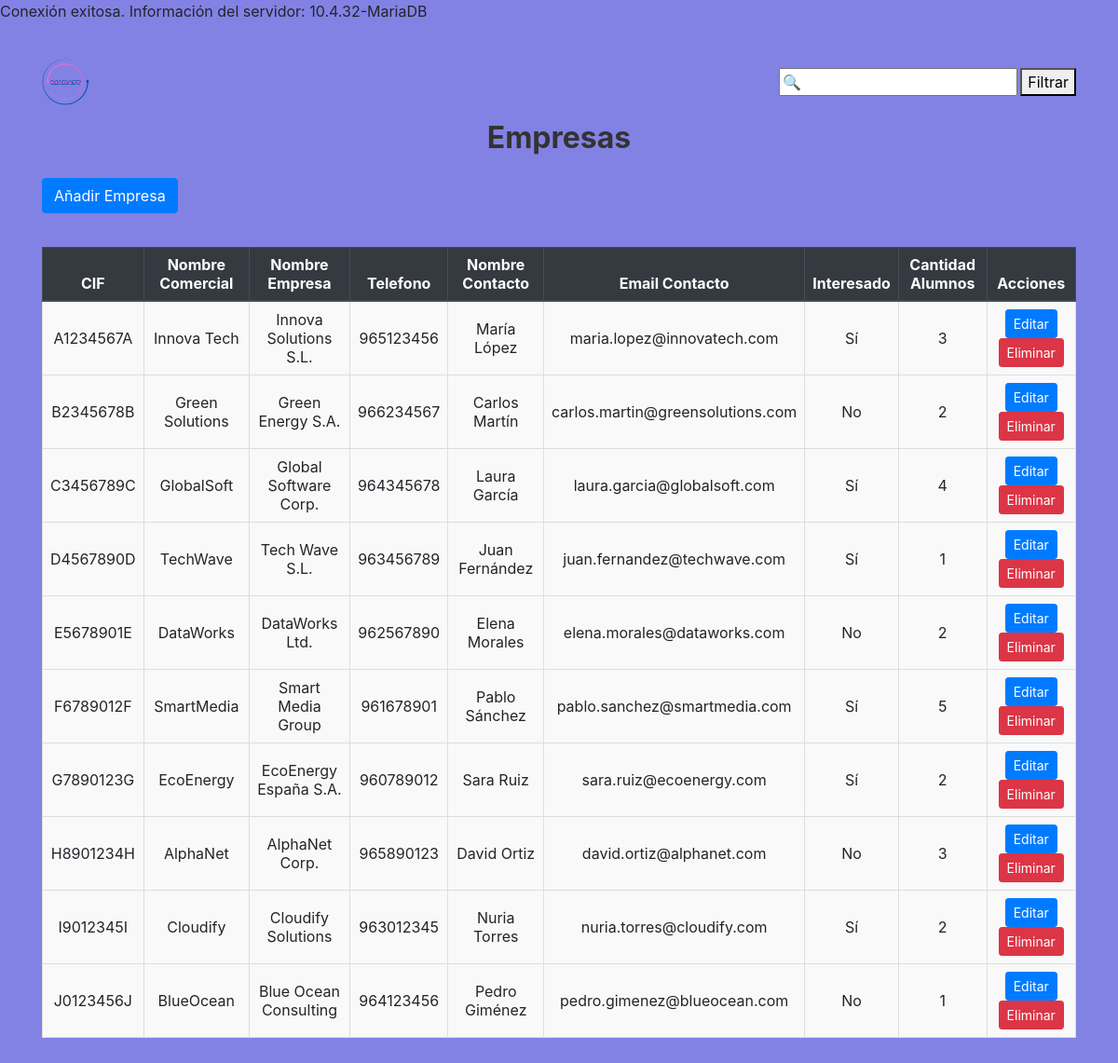
The app's page /code/empresas.php with its own data.
### tables this page shows
CREATE TABLE empresas (
	id int UNSIGNED AUTO_INCREMENT PRIMARY KEY,
	cif char(9) UNIQUE, 
	nombre_comercial varchar(100) NOT NULL,
	nombre_empresa varchar(100),
	telefono_empresa varchar(50),
	nombre_contacto varchar(255),
	telefono_contacto varchar(50),
	email_contacto varchar(255),
	direccion varchar(255),
	interesado tinyint(1),
	cantidad_alumnos TINYINT UNSIGNED,
	notas text
);

### code/empresas.php (the view, shortened to what this page needs)
<?php
require 'conexion.php';
$query = "SELECT id, cif, nombre_comercial, nombre_empresa, telefono_empresa, nombre_contacto, email_contacto, interesado, cantidad_alumnos
          FROM empresas";
$result = $mysqli->query($query);
?>
<!DOCTYPE html>
<html lang="es">
<head>
    <link rel="stylesheet" href="https://stackpath.bootstrapcdn.com/bootstrap/4.5.2/css/bootstrap.min.css">
    <link rel="stylesheet" href="alumno.css">
</head>
<body>
    <div class="container container-alumnos my-4">
        <header class="d-flex justify-content-between align-items-center mb-3">
            <img src="logo.png" alt="logo" style="height: 50px;">
            <div class="busqueda">
                <input type="text" id="searchFilter" placeholder="🔍">
                <button id="searchButton">Filtrar</button>
            </div>
        </header>
        <h1 class="page-title text-center mb-4">Empresas</h1>
        <div class="mb-3">
            <a href="gestionEmpresa.php" class="btn btn-primary">Añadir Empresa</a>
        </div>
        <div class="table-responsive">
            <table class="table table-hover table-alumnos">
                <thead class="thead-dark">
                    <tr>
                        <th>CIF</th>
                        <th>Nombre Comercial</th>
                        <th>Nombre Empresa</th>
                        <th>Telefono</th>
                        <th>Nombre Contacto</th>
                        <th>Email Contacto</th>
                        <th>Interesado</th>
                        <th>Cantidad Alumnos</th>
                        <th>Acciones</th>
                    </tr>
                </thead>
                <tbody>
                    <?php if ($result->num_rows > 0): ?>
                        <?php while ($empresa = $result->fetch_assoc()): ?>
                            <tr>
                                <td><?php echo htmlspecialchars($empresa['cif']); ?></td>
                                <td><?php echo htmlspecialchars($empresa['nombre_comercial']); ?></td>
                                <td><?php echo htmlspecialchars($empresa['nombre_empresa']); ?></td>
                                <td><?php echo htmlspecialchars($empresa['telefono_empresa']); ?></td>
                                <td><?php echo htmlspecialchars($empresa['nombre_contacto']); ?></td>
                                <td><?php echo htmlspecialchars($empresa['email_contacto']); ?></td>
                                <td><?php echo $empresa['interesado'] ? 'Sí' : 'No'; ?></td>
                                <td><?php echo htmlspecialchars($empresa['cantidad_alumnos']); ?></td>
                                <td>
                                    <a href="gestionEmpresa.php?id=<?php echo urlencode($empresa['id']); ?>" class="btn btn-sm btn-primary">Editar</a>
                                    <form method="POST" style="display: inline;">
                                        <button type="submit" name="delete" class="btn btn-sm btn-danger" onclick="return confirm('¿Está seguro de que desea eliminar esta empresa?');">Eliminar</button>
                                    </form>
                                </td>
                            </tr>
                        <?php endwhile; ?>
                    <?php else: ?>
                        <tr>
                            <td colspan="9" class="text-center">No hay empresas registradas.</td>
                        </tr>
                    <?php endif; ?>
                </tbody>
            </table>
        </div>
    </div>
</body>
</html>

### code/alumno.css (style rules this page uses)
body { background-color: #8282e5; }
.container-alumnos { padding: 15px; }
header { display: flex; justify-content: space-between; align-items: center; margin-bottom: 20px; background-color: #8282e5; }
header img { height: 50px; }
header .busqueda { font-size: 16px; font-weight: bold; color: #555; }
.page-title { text-align: center; font-size: 2em; font-weight: bold; color: #333; margin-bottom: 20px; }
.table-alumnos { margin-top: 20px; border-collapse: collapse; width: 100%; overflow-x: auto; }
.table-alumnos th, .table-alumnos td { text-align: center; vertical-align: middle; padding: 8px; border: 1px solid #ddd; }
.table-alumnos thead th { background-color: #343a40; color: #fff; font-weight: bold; }
.table-alumnos tbody tr:nth-child(odd) { background-color: #f9f9f9; }
.table-alumnos tbody tr:nth-child(even) { background-color: #f9f9f9; }

### records on screen
empresas: cif "A1234567A", nombre_comercial "Innova Tech", nombre_empresa "Innova Solutions S.L.", telefono_empresa "965123456", nombre_contacto "María López", email_contacto "maria.lopez@innovatech.com", interesado "Sí", cantidad_alumnos "3"
empresas: cif "B2345678B", nombre_comercial "Green Solutions", nombre_empresa "Green Energy S.A.", telefono_empresa "966234567", nombre_contacto "Carlos Martín", email_contacto "carlos.martin@greensolutions.com", interesado "No", cantidad_alumnos "2"
empresas: cif "C3456789C", nombre_comercial "GlobalSoft", nombre_empresa "Global Software Corp.", telefono_empresa "964345678", nombre_contacto "Laura García", email_contacto "laura.garcia@globalsoft.com", interesado "Sí", cantidad_alumnos "4"
empresas: cif "D4567890D", nombre_comercial "TechWave", nombre_empresa "Tech Wave S.L.", telefono_empresa "963456789", nombre_contacto "Juan Fernández", email_contacto "juan.fernandez@techwave.com", interesado "Sí", cantidad_alumnos "1"
empresas: cif "E5678901E", nombre_comercial "DataWorks", nombre_empresa "DataWorks Ltd.", telefono_empresa "962567890", nombre_contacto "Elena Morales", email_contacto "elena.morales@dataworks.com", interesado "No", cantidad_alumnos "2"
empresas: cif "F6789012F", nombre_comercial "SmartMedia", nombre_empresa "Smart Media Group", telefono_empresa "961678901", nombre_contacto "Pablo Sánchez", email_contacto "pablo.sanchez@smartmedia.com", interesado "Sí", cantidad_alumnos "5"
empresas: cif "G7890123G", nombre_comercial "EcoEnergy", nombre_empresa "EcoEnergy España S.A.", telefono_empresa "960789012", nombre_contacto "Sara Ruiz", email_contacto "sara.ruiz@ecoenergy.com", interesado "Sí", cantidad_alumnos "2"
empresas: cif "H8901234H", nombre_comercial "AlphaNet", nombre_empresa "AlphaNet Corp.", telefono_empresa "965890123", nombre_contacto "David Ortiz", email_contacto "david.ortiz@alphanet.com", interesado "No", cantidad_alumnos "3"
empresas: cif "I9012345I", nombre_comercial "Cloudify", nombre_empresa "Cloudify Solutions", telefono_empresa "963012345", nombre_contacto "Nuria Torres", email_contacto "nuria.torres@cloudify.com", interesado "Sí", cantidad_alumnos "2"
empresas: cif "J0123456J", nombre_comercial "BlueOcean", nombre_empresa "Blue Ocean Consulting", telefono_empresa "964123456", nombre_contacto "Pedro Giménez", email_contacto "pedro.gimenez@blueocean.com", interesado "No", cantidad_alumnos "1"

### other values on screen
$mysqli->server_info "10.4.32-MariaDB"
